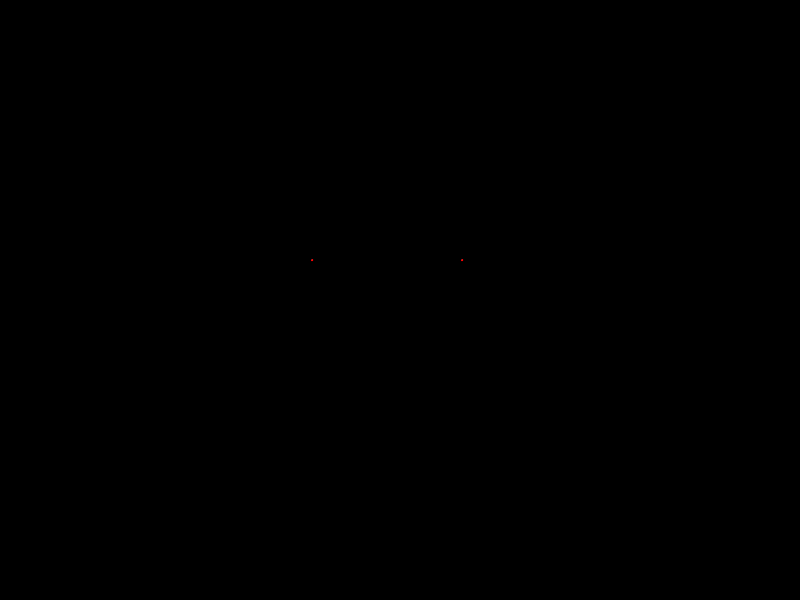
Frame 1 (no input)
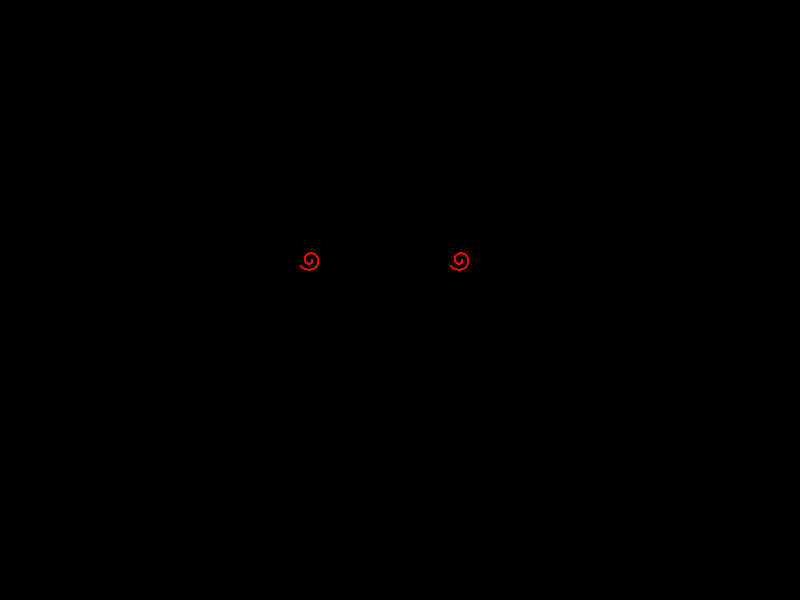
Frame 60 (the mouse pressed at the canvas centre just before this capture)
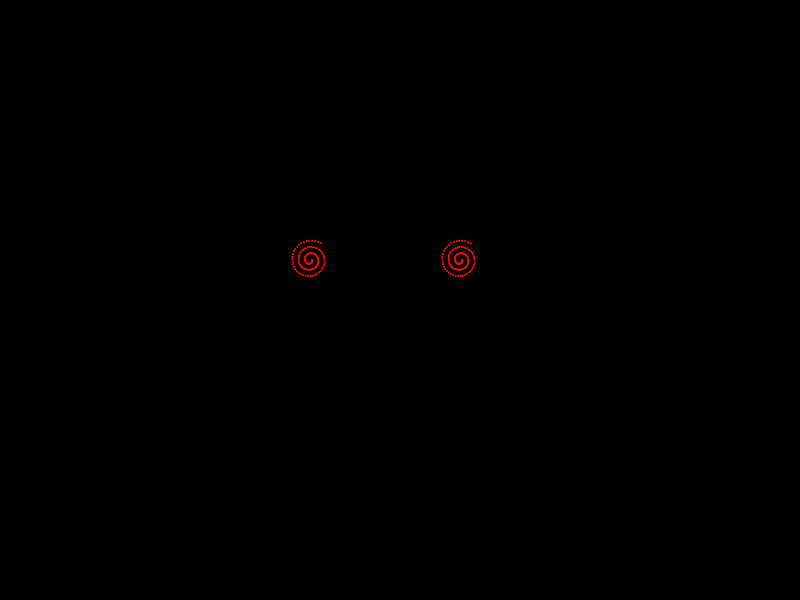
Frame 120 (the mouse held since frame 60 and released just before this capture)

The Processing sketch that drew these frames (run headless with seeded random() and noise(); from frame 60 on, the mouse is pressed at the canvas centre):

// Processing sketch: processing_161814
// ── processing_161814.pde

int time1 = 10000;
int time2 = 15000;
int time3 = 25000;
float x = 0;
float angle = 0.0;
float offset = 60;
float scaler = 2;
float speed = 0.15;

void setup() {
  size(800, 600);
  background(0);
  stroke(255, 0, 0);
  smooth();
}

void draw(){
  int currentTime = millis();
  if (currentTime < time1) {
  float x = offset + cos(angle) * scaler;
  float y = offset + sin(angle) * scaler;
  ellipse( x + 250, y + 200 , 1, 1);    //red left circle
  ellipse( x + 400, y + 200 , 1, 1);   //red right circle
  angle += speed;
  scaler += speed;  
}
  
  else if (currentTime > time1)  {
  stroke(0, 0, 250);
  float x = offset + cos(angle) * scaler-100;
  float y = offset + sin(angle) * scaler-100;
  ellipse( x + 350, y + 300, 1, 1);
  ellipse( x + 500, y + 300, 1, 1); 
  angle += -speed;
  scaler += speed;
  }
  
   { 
  if (currentTime > time3){
    stroke(0, 250, 0);
    float x = offset + cos(angle) * scaler-200;
  float y = offset + sin(angle) * scaler-200;
    ellipse( x + 520, y + 400 , 2, 2);
    
}
  }
}
